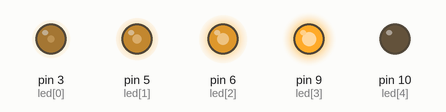
Recording of a sketch running on a simulated Arduino Uno, built with avr-gcc and run on an emulated ATmega328P. Shown: output pins drawn as LEDs (lit = HIGH).

Above: at 0.05 s.
At 0.15 s:
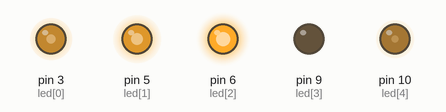
At 0.25 s:
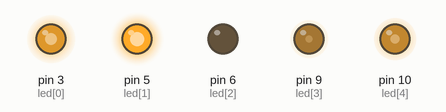
At 0.35 s:
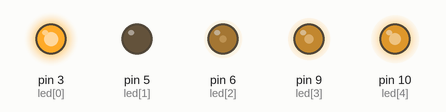
At 0.5 s:
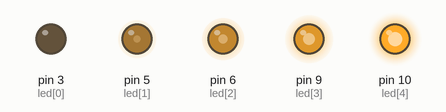
Timing chart, 0 to 3.0 s (numbered marks = the images above):
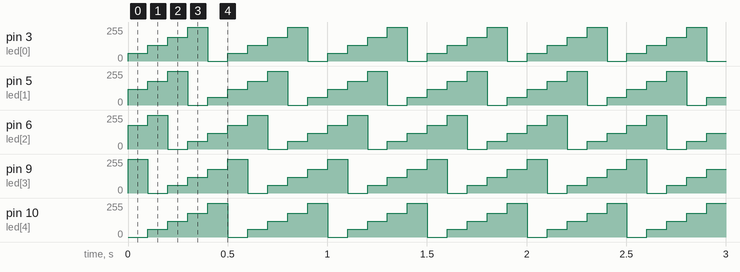

Measured:
- by itself, pin 3 (led[0]), pin 10 (led[4]): repeats every 0.50 s: 120/255 0.10 s, 180/255 0.10 s, 255/255 0.10 s, 0/255 0.10 s, 60/255 0.10 s
- by itself, pin 5 (led[1]): repeats every 0.50 s: 180/255 0.10 s, 255/255 0.10 s, 0/255 0.10 s, 60/255 0.10 s, 120/255 0.10 s
- by itself, pin 6 (led[2]): repeats every 0.50 s: 255/255 0.10 s, 0/255 0.10 s, 60/255 0.10 s, 120/255 0.10 s, 180/255 0.10 s
- by itself, pin 9 (led[3]): repeats every 0.50 s: 0/255 0.10 s, 60/255 0.10 s, 120/255 0.10 s, 180/255 0.10 s, 255/255 0.10 s

The sketch:

0921_LED____.ino
```cpp
/* 0921 LED밝기조절하기
	analogWrite를 이용하여 밝기조절 */

int bli[]={0,60,120,180,255};

int led[]={3,5,6,9,10};
int i=0;

//int q=0,w=1,e=2,r=3,t=4;

// the setup routine runs once when you press reset:
void setup() {
  // initialize the digital pin as an output.
  pinMode(led[0], OUTPUT);
  pinMode(led[1], OUTPUT);
  pinMode(led[2], OUTPUT);
  pinMode(led[3], OUTPUT);
  pinMode(led[4], OUTPUT);
}

void loop()
{
  /*
  for(int i=0;i<=4;i++){

    analogWrite(led[0], b[q++]);
    analogWrite(led[1], b[w++]);
    analogWrite(led[2], b[e++]);
    analogWrite(led[3], b[r++]);
    analogWrite(led[4], b[t++]);

    delay(500);

    if(q==5)
      q=0;
    if(w==5)
      w=0;
    if(e==5)
      e=0;
    if(r==5)
      r=0;
    if(t==5)
      t=0;
  }*/


  	i++;
  	if(i>1000001){ i=0;}
    analogWrite(led[0], bli[i%5]);
    analogWrite(led[1], bli[(i+1)%5]);
    analogWrite(led[2], bli[(i+2)%5]);
    analogWrite(led[3], bli[(i+3)%5]);
    analogWrite(led[4], bli[(i+4)%5]);
    delay(100);

}
```
